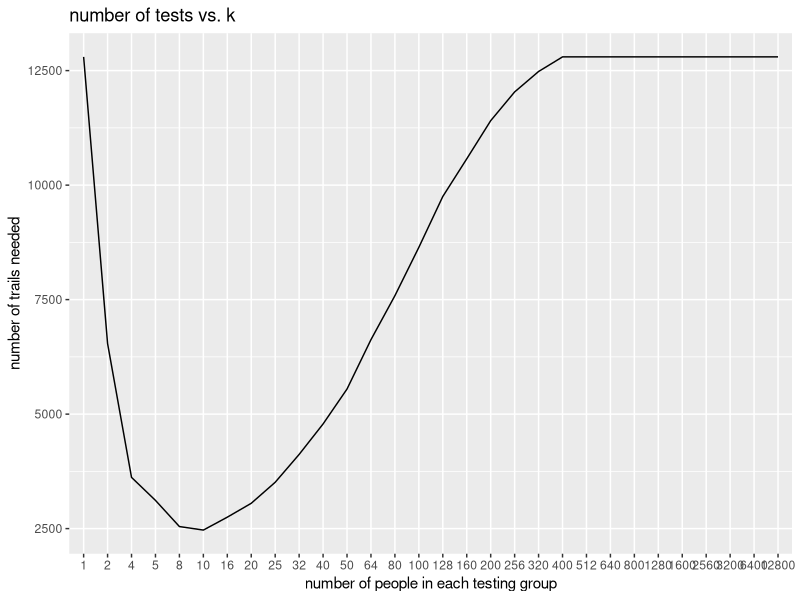
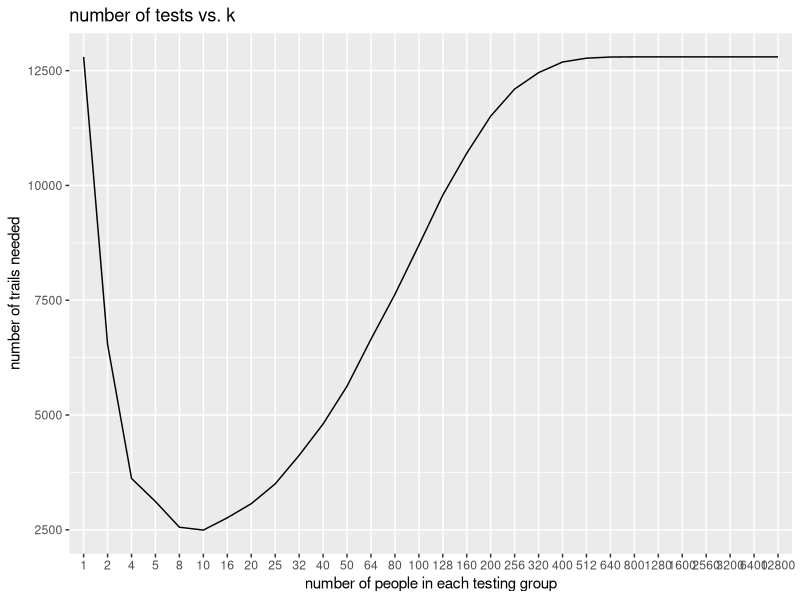

The R source for these figures, in order:
## ---- chunk 1
library(ggplot2)

n = 12800            # number of donations
ratio = 0.011        # estimate infection rate
iterations = 200     # number of trial for each possible k

# this function calculates integer factors of a number
factorize <- function(x) {
  x <- as.integer(x)
  div <- seq_len(abs(x))
  factors <- div[x %% div == 0L]
  return(factors)
}

# this function calculates
calculate_times <- function(list,k){
  sum = 0
  for (i in 1:length(list)){
    if(sum(unlist(list[i]))==0){     # if the blood sample passes test
      sum = sum+1
    }else{                           # if the blood sample is infected
      sum = sum+k
    }
  }
  return(sum)
}

ks <- factorize(n)   # generate possible factors of n as possible k
## ---- chunk 2
min= n
output_k = c()
output_trial = c()
for(k in ks){
  pieces = n/k     # calculate number of groups based on k
  group = rep(1:pieces,each=k) # factors for sample split
  count = c()      # vector to contain all intermediate result
  for (l in 1:iterations){
    sample <- rbinom(n,1,ratio)   # generate random samples 
    sample_splits <- split(sample,group) # split sample
    count = c(count, calculate_times(sample_splits,k)) # calculate number of trails 
  }
  if(mean(count)<min){   # median
    min = mean(count)
    min_k = k
  }
  output_k <- c(output_k,k)
  output_trial <- c(output_trial,median(count))
}


# plot number of trials for different possible value of k
# notice x-axis as k -(number of people in each group) is factorized to make plot proportional
g <- ggplot()+geom_line(aes(x=as.factor(output_k),y=output_trial,group=1))
g <- g+xlab("number of people in each testing group")+ylab("number of trails needed")+ggtitle("number of tests vs. k")
g
## ---- chunk 3
optimal_k = c()
df = data.frame()
# second approach calculate what is the best possible k for different samples
for (i in 1:iterations){
  sample <- rbinom(n,1,ratio)   # generate random samples 
  count = c()      # vector to contain all intermediate result
  for(k in ks){
    pieces = n/k     # calculate number of groups based on k
    group = rep(1:pieces,each=k) # factors for sample split
    sample_splits <- split(sample,group) # split sample
    count = c(count, calculate_times(sample_splits,k)) # calculate number of trials needed for each k
  }
  local_best_n = min(count) # get the best k for each possible sample
  optimal_k <- c(optimal_k,ks[count==local_best_n])  # record the best k into vector
  df <- rbind(df,count)
}
names(df) <- ks

# line plot of # of tests vs. k
gg<- ggplot()+geom_line(aes(x=as.factor(ks),y=apply(df,2,mean)),group=1)
gg <- gg+xlab("number of people in each testing group")+ylab("number of trails needed")+ggtitle("number of tests vs. k")
gg
